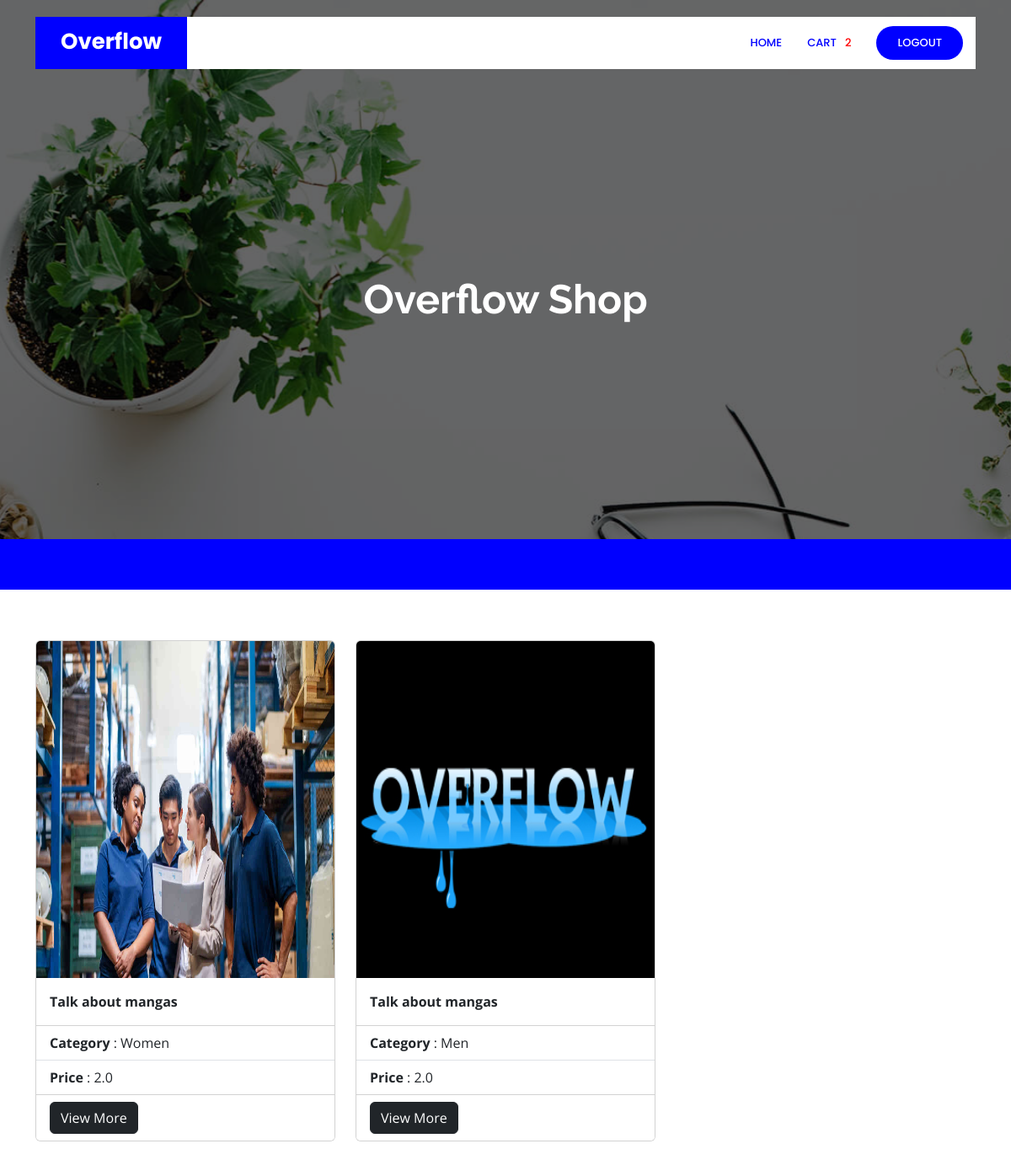
The page / (signed in) on the database its author committed.
### core/models.py (models this page shows, shortened)
class Order(models.Model):
    user = models.ForeignKey(User, on_delete=models.CASCADE)
    items = models.ManyToManyField(OrderItem)
    start_date = models.DateTimeField(auto_now_add=True)
    ordered_date =  models.DateTimeField()
    ordered = models.BooleanField(default=False)
    order_id = models.CharField(max_length=100,unique=True,default=None,blank=True,null=True)
    datetime_of_payment = models.DateTimeField(auto_now_add=True)
    order_delivered = models.BooleanField(default=False)
    order_received = models.BooleanField(default=False)
    razorpay_order_id = models.CharField(max_length=500,null=True,blank=True)
    razorpay_payment_id =  models.CharField(max_length=500,null=True,blank=True)
    razorpay_signature =  models.CharField(max_length=500,null=True,blank=True)

class Product(models.Model):
    name = models.CharField(max_length=100)
    category = models.ForeignKey('Category', on_delete=models.CASCADE)
    desc = models.TextField()
    price = models.FloatField(default=0.0)
    product_available_count = models.IntegerField(default=0)
    img = models.ImageField(upload_to = 'images/')

class Category(models.Model):
    category_name = models.CharField(max_length=200)

### core/views.py (the view)
# urls.py: path('',views.index,name='index'),
def index(request):
    products = Product.objects.all()
    return render(request,'core/index.html',{'products':products})

### core/templatetags/cart_template_tag.py (called while the page is built)
@register.filter
def cart_item_count(user):
    if user.is_authenticated:
        qs = Order.objects.filter(user=user,ordered=False)
        if qs.exists():
            return qs[0].items.count()
    return 0

### templates/core/index.html (shortened to what this page needs)
<!DOCTYPE html>
{% load static %}
{% load cart_template_tag %}
<html lang="en">
<head>
  <link href="{% static 'vendor/aos/aos.css' %}" rel="stylesheet">
  <link href="{% static 'vendor/bootstrap/css/bootstrap.min.css' %}" rel="stylesheet">
  <link href="{% static 'assets/vendor/bootstrap-icons/bootstrap-icons.css' %}" rel="stylesheet">
  <link href="{% static 'vendor/boxicons/css/boxicons.min.css' %}" rel="stylesheet">
  <link href="{% static 'assets/vendor/glightbox/css/glightbox.min.css' %}" rel="stylesheet">
  <link href="{% static 'vendor/remixicon/remixicon.css' %}" rel="stylesheet">
  <link href="{% static 'vendor/swiper/swiper-bundle.min.css' %}" rel="stylesheet">
  <link href="{% static 'css/style.css' %}" rel="stylesheet">
</head>
<body>
  <header id="header" class="fixed-top d-flex align-items-center">
    <div class="container">
      <div class="header-container d-flex align-items-center justify-content-between">
        <div class="logo">
          <h1 class="text-light"><a href="index.html"><span>Overflow</span></a></h1>
        </div>
        <nav id="navbar" class="navbar">
          <ul>
            {% if user.is_authenticated %}
            <li><a class="nav-link scrollto active" href="{% url 'index' %}">Home</a></li>
            <li><a class="nav-link scrollto active" href="{% url 'orderlist' %}">Cart &nbsp;&nbsp;
             <div style="color: red;">{{request.user | cart_item_count}}
             </div>
            </a></li>
            <li><a class="getstarted scrollto" href="{% url 'user_logout' %}">Logout</a></li>
            {% else %}
            <li><a class="getstarted scrollto" href="{% url 'user_login' %}">Login</a></li>
            <li><a class="getstarted scrollto" href="{% url 'user_register' %}">Register</a></li>
            {% endif %}
          </ul>
        </nav>
      </div>
    </div>
  </header>
  <section id="hero" class="d-flex align-items-center">
    <div class="container text-center position-relative" data-aos="fade-in" data-aos-delay="200">
      <h1> Overflow Shop</h1>
    </div>
  </section>
  <main id="main">
     <section id="counts" class="counts">
    </section>
    <section id="about" class="why-us">
      <div class="container">
        <div class="row">
        <div class="container">
          <div class="row row-col-1 row-cols-md-3 g-4" >
            {% for product in products %}
          <div class="col">
            <div class="card">
              <img src="{{product.img.url}}" class="card-img-top"  height="400px" alt="..."/>
              <div class="card-body">
                <strong class="card-title">{{product.name}}</strong>
              </div>
              <ul class="list-group list-group-flush">
                <li class="list-group-item"><b>Category</b> : {{product.category.category_name}}</li>
                <li class="list-group-item"><b>Price</b>    : {{product.price}}</li>
              </ul>
            <div class="card-footer" style="background-color: white;">
                <a href="{% url 'product_desc' product.pk %}" class="btn btn-dark">View More</a>
            </div>
          </div>
        </div>
        {% endfor %}
      </div>
</body>
</html>

### static/css/style.css (style rules this page uses)
body { font-family: "Open Sans", sans-serif; color: #444444; }
a { color: blue; text-decoration: none; }
h1, h2, h3, h4, h5, h6 { font-family: "Raleway", sans-serif; }
#header { transition: all 0.5s; z-index: 997; transition: all 0.5s; top: 20px; }
#header .header-container { background: #fff; }
#header .logo { overflow: hidden; padding: 16px 30px 12px 30px; background: blue; }
#header .logo h1 { font-size: 26px; padding: 0; line-height: 1; font-weight: 700; font-family: "Poppins", sans-serif; }
#header .logo h1 a, #header .logo h1 a:hover { color: #fff; text-decoration: none; }
.navbar { padding: 0; }
.navbar ul { margin: 0; padding: 0; display: flex; list-style: none; align-items: center; }
.navbar li { position: relative; }
.navbar a, .navbar a:focus { display: flex; align-items: center; justify-content: space-between; padding: 10px 0 10px 30px; color: #36343a; transition: 0.3s; font-size: 13px; font-weight: 500; text-transform: uppercase; font-family: "Poppins", sans-serif; white-space: nowrap; transition: 0.3s; }
.navbar a:hover, .navbar .active, .navbar .active:focus, .navbar li:hover>a { color: blue; }
.navbar .getstarted, .navbar .getstarted:focus { background: blue; padding: 10px 25px; margin-left: 30px; margin-right: 15px; border-radius: 50px; color: #fff; }
#hero { width: 100%; height: 80vh; background: url("../img/hero-bg.jpg") center center; background-size: cover; position: relative; }
#hero .container { padding-top: 80px; }
#hero:before { content: ""; background: rgba(0, 0, 0, 0.6); position: absolute; bottom: 0; top: 0; left: 0; right: 0; }
#hero h1 { margin: 0 0 10px 0; font-size: 48px; font-weight: 700; line-height: 56px; color: #fff; }
@media (min-width: 1024px) { #hero { background-attachment: fixed; } }
section { padding: 60px 0; overflow: hidden; }
.counts { background: blue; padding: 40px 0 20px 0; color: #fff; }

### rows shown on the page
Product: img (picture), name "Talk about mangas", category.category_name "Women", price "2.0"
Product: img (picture), name "Talk about mangas", category.category_name "Men", price "2.0"

### other values the page prints
{{ request.user | cart_item_count }} "2"
